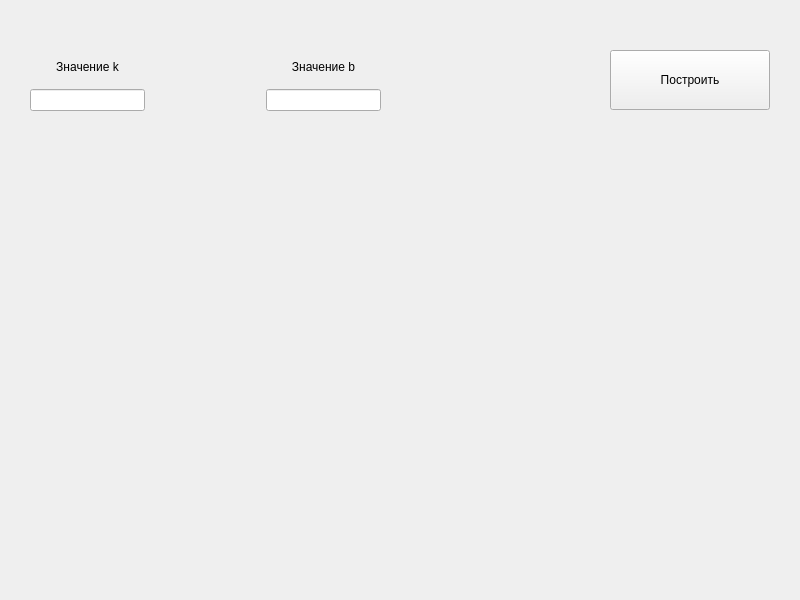
<?xml version="1.0" encoding="UTF-8"?>
<ui version="4.0">
 <class>lineSLOPE</class>
 <widget class="QWidget" name="lineSLOPE">
  <property name="geometry">
   <rect>
    <x>0</x>
    <y>0</y>
    <width>800</width>
    <height>600</height>
   </rect>
  </property>
  <property name="windowTitle">
   <string>Form</string>
  </property>
  <widget class="QCustomPlot" name="widget" native="true">
   <property name="geometry">
    <rect>
     <x>30</x>
     <y>130</y>
     <width>750</width>
     <height>450</height>
    </rect>
   </property>
  </widget>
  <widget class="QPushButton" name="pushButton">
   <property name="geometry">
    <rect>
     <x>610</x>
     <y>50</y>
     <width>160</width>
     <height>60</height>
    </rect>
   </property>
   <property name="text">
    <string>Построить</string>
   </property>
  </widget>
  <widget class="QLabel" name="label">
   <property name="geometry">
    <rect>
     <x>360</x>
     <y>20</y>
     <width>95</width>
     <height>27</height>
    </rect>
   </property>
   <property name="text">
    <string/>
   </property>
   <property name="pixmap">
    <pixmap>../../kursachFoto/lineUgl.jpg</pixmap>
   </property>
  </widget>
  <widget class="QLabel" name="label_4">
   <property name="geometry">
    <rect>
     <x>0</x>
     <y>0</y>
     <width>801</width>
     <height>601</height>
    </rect>
   </property>
   <property name="text">
    <string/>
   </property>
   <property name="pixmap">
    <pixmap>../../kursachFoto/fon.png</pixmap>
   </property>
  </widget>
  <widget class="QWidget" name="layoutWidget">
   <property name="geometry">
    <rect>
     <x>30</x>
     <y>50</y>
     <width>351</width>
     <height>61</height>
    </rect>
   </property>
   <layout class="QGridLayout" name="gridLayout">
    <item row="1" column="0">
     <widget class="QLineEdit" name="lineEdit"/>
    </item>
    <item row="0" column="2">
     <widget class="QLabel" name="label_3">
      <property name="text">
       <string>Значение b</string>
      </property>
      <property name="alignment">
       <set>Qt::AlignCenter</set>
      </property>
     </widget>
    </item>
    <item row="1" column="2">
     <widget class="QLineEdit" name="lineEdit_2"/>
    </item>
    <item row="0" column="0">
     <widget class="QLabel" name="label_2">
      <property name="text">
       <string>Значение k</string>
      </property>
      <property name="alignment">
       <set>Qt::AlignCenter</set>
      </property>
     </widget>
    </item>
    <item row="0" column="1">
     <spacer name="horizontalSpacer">
      <property name="orientation">
       <enum>Qt::Horizontal</enum>
      </property>
      <property name="sizeHint" stdset="0">
       <size>
        <width>40</width>
        <height>20</height>
       </size>
      </property>
     </spacer>
    </item>
   </layout>
  </widget>
  <zorder>label_4</zorder>
  <zorder>pushButton</zorder>
  <zorder>label</zorder>
  <zorder>label_2</zorder>
  <zorder>label_3</zorder>
  <zorder>lineEdit</zorder>
  <zorder>lineEdit_2</zorder>
  <zorder>layoutWidget</zorder>
  <zorder>widget</zorder>
 </widget>
 <customwidgets>
  <customwidget>
   <class>QCustomPlot</class>
   <extends>QWidget</extends>
   <header>qcustomplot.h</header>
   <container>1</container>
  </customwidget>
 </customwidgets>
 <resources/>
 <connections/>
</ui>
